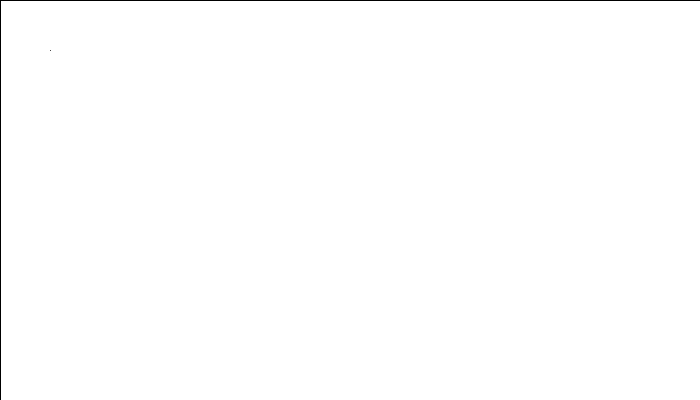
Frame 1 (no input)
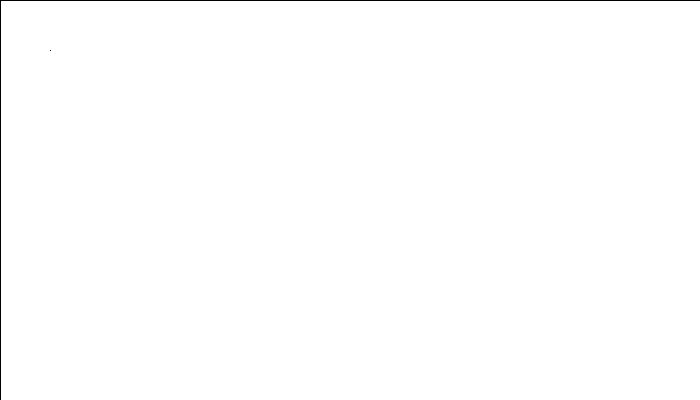
Frame 60 (the mouse pressed at the canvas centre just before this capture)
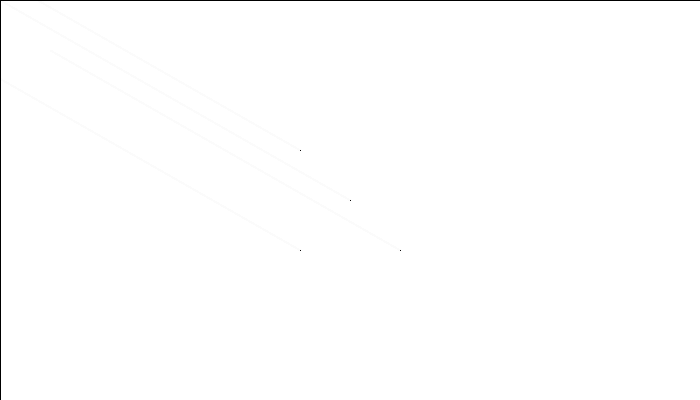
Frame 120 (the mouse held since frame 60 and released just before this capture)

The Processing sketch that drew these frames (run headless with seeded random() and noise(); from frame 60 on, the mouse is pressed at the canvas centre):

// Processing sketch: processing_36204
// ── processing_36204.pde

void setup(){
size(700,400);
noCursor();
smooth();
background(255);
}void draw() 
{ 
  fill(255,30);
  rect(0,0,width,height); 
  line(mouseX, mouseY, pmouseX, pmouseY); 
  line(mouseX-50, mouseY-50, pmouseX-50, pmouseY-50); 
  line(mouseX+50, mouseY+50, pmouseX+50, pmouseY+50); 
  line(mouseX-50, mouseY+50, pmouseX-50, pmouseY+50); 
  //line(mouseX+50, mouseY-50, pmouseX+50, pmouseY-50); 
 // line(mouseX-50, mouseY-50, pmouseX+50, pmouseY+50);
 //line(mouseX+50, mouseY+50, pmouseX-50, pmouseY-50);  
}
